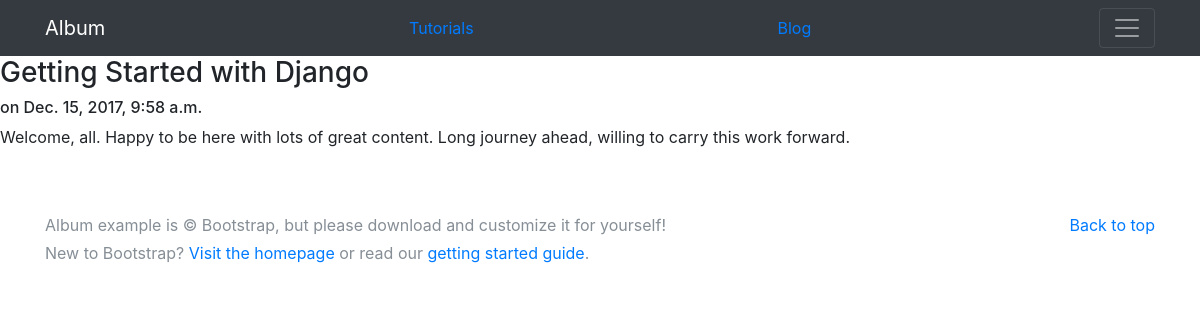
The page /blog/1 on the database its author committed.
### blog/models.py (models this page shows, shortened)
class Post(models.Model):
    title = models.CharField(max_length = 200)
    body = models.TextField()
    date = models.DateTimeField()

### blog/templates/blog/post.html
{% extends "personal/header.html" %}
{% block content %}
    <h3>{{post.title}}</h3>
    <h6>on {{post.date}}</h6>
    {{post.body|safe|linebreaks}}
{% endblock %}

### personal/static/personal/css/album.css (style rules this page uses)
body { min-height: 75rem; }

### rows shown on the page
Post: title "Getting Started with Django", date "Dec. 15, 2017, 9:58 a.m.", body "Welcome, all. Happy to be here with lots of great content. Long journey ahead, willing to carry this work forward."
